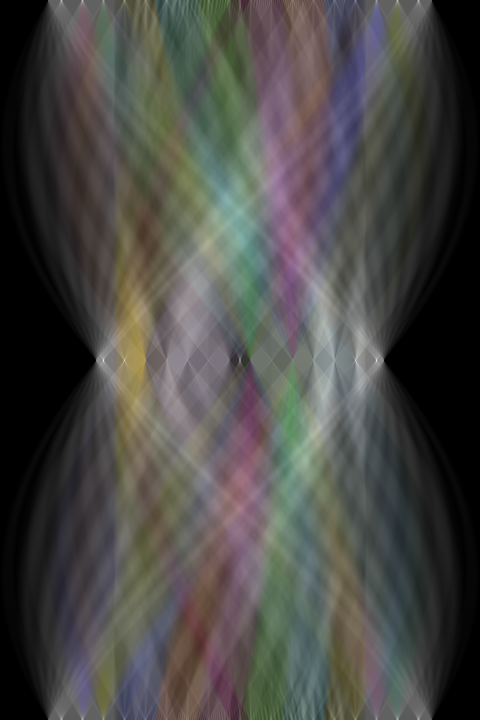
#> input picture images/sinogram.png, 960 x 1440 px, found by its file name (shown at 1/2 size)
$ python sinogram.py
#> lines starting #> are read from the running program, lines starting #| are printed output that depends on the picture
# ----------------------------------------------------------------------------------------------------------------------
#   Author: Sean Deely
#   ID:     1674836
#   Date:   20/04/20
# ----------------------------------------------------------------------------------------------------------------------

import matplotlib.pyplot as plt
import scipy.fftpack as fft
import numpy as np
from skimage.transform import rotate
from PIL import Image


# ----------------------------------------------------------------------------------------------------------------------
def fft_freq_domain(projections):
    """" Build 1-d FFTs of an array of projections, each projection 1 row of the array. """
    return fft.rfft(projections, axis=1)
# ----------------------------------------------------------------------------------------------------------------------


# ----------------------------------------------------------------------------------------------------------------------
def ramp_filter(ffts):
    """ Ramp filter a 2-d array of 1-d FFTs (1-d FFTs along the rows). """
    ramp = np.floor(np.arange(0.5, ffts.shape[1]//2 + 0.1, 0.5))
    return ffts * ramp
# ----------------------------------------------------------------------------------------------------------------------


# ----------------------------------------------------------------------------------------------------------------------
def irfft_spatial_domain(filtered_projections):
    """" Build 1-d IRFFTs of an array of projections, each projection 1 row of the array. """
    return fft.irfft(filtered_projections, axis=1)
# ----------------------------------------------------------------------------------------------------------------------


# ----------------------------------------------------------------------------------------------------------------------
def back_project(filtered_projections):
    """ Generate a laminogram by simple backprojection using the Radon Transform of an image."""
    laminogram = np.zeros((filtered_projections.shape[1], filtered_projections.shape[1]))
    dTheta = 180.0 / filtered_projections.shape[0]
    for i in range(filtered_projections.shape[0]):
        temp = np.tile(filtered_projections[i], (filtered_projections.shape[1], 1))
        temp = rotate(temp, dTheta * i)
        laminogram += temp
    return laminogram
# ----------------------------------------------------------------------------------------------------------------------


# ----------------------------------------------------------------------------------------------------------------------
def crop_image(img, crop_x, crop_y):
    """ This function crops the center portion of the reconstructed
        image, removing any unwanted borders which may exist. """
    width = img.shape[0]
    height = img.shape[1]
    start_x = width//2-(crop_x//2)
    start_y = height//2-(crop_y//2)
    return img[start_y:start_y + crop_y, start_x:start_x + crop_x]
# ----------------------------------------------------------------------------------------------------------------------


# ----------------------------------------------------------------------------------------------------------------------
def reconstruct_channel_nf(channel):
    """ Reconstructs each channel of the image with no ramp-filtering. """
    unfiltered_reconstruction = back_project(channel)
    cropped_channel = crop_image(unfiltered_reconstruction, 767, 575)
    return (255 * (cropped_channel - np.min(cropped_channel))
            / np.ptp(cropped_channel)).astype('uint8')
# ----------------------------------------------------------------------------------------------------------------------


# ----------------------------------------------------------------------------------------------------------------------
def reconstruct_channel_wf(channel):
    """ Reconstructs each channel of the image with ramp-filtering. """
    freq_domain_projections = fft_freq_domain(channel)
    filtered_freq_domain_projections = ramp_filter(freq_domain_projections)
    filtered_spatial_domain_projections = irfft_spatial_domain(filtered_freq_domain_projections)
    cropped_channel = back_project(filtered_spatial_domain_projections)
    # cropped_channel = crop_image(reconstructed_channel, 767, 575)
    return (255 * (cropped_channel - np.min(cropped_channel))
            / np.ptp(cropped_channel)).astype('uint8')
# ----------------------------------------------------------------------------------------------------------------------


# ----------------------------------------------------------------------------------------------------------------------
def reconstruct_channel_hamming(channel):
    """ Reconstructs each channel of the image using hamming-windowed ramp-filtering. """
    freq_domain_projections = fft_freq_domain(channel)
    filtered_freq_domain_projections = ramp_filter(freq_domain_projections)
    filtered_spatial_domain_projections = irfft_spatial_domain(filtered_freq_domain_projections)
    reconstructed_channel = back_project(filtered_spatial_domain_projections)

    hamming_window = np.hamming(reconstructed_channel.shape[0])
    hamming_reconstruction = reconstructed_channel * hamming_window
    # hanning_window = np.hanning(reconstructed_channel.shape[0])
    # hanning_reconstruction = reconstructed_channel * hanning_window

    cropped_channel = crop_image(hamming_reconstruction, 767, 575)
    return (255 * (cropped_channel - np.min(cropped_channel))
            / np.ptp(cropped_channel)).astype('uint8')
# ----------------------------------------------------------------------------------------------------------------------


# ----------------------------------------------------------------------------------------------------------------------
if __name__ == "__main__":
    sinogram = Image.open("sinogram.png")
#> sinogram is the input picture: PIL image 960x1440 RGB; mean R, G, B 73.8, 73.2, 70.1

    r_channel = np.array(sinogram.getchannel('R'))
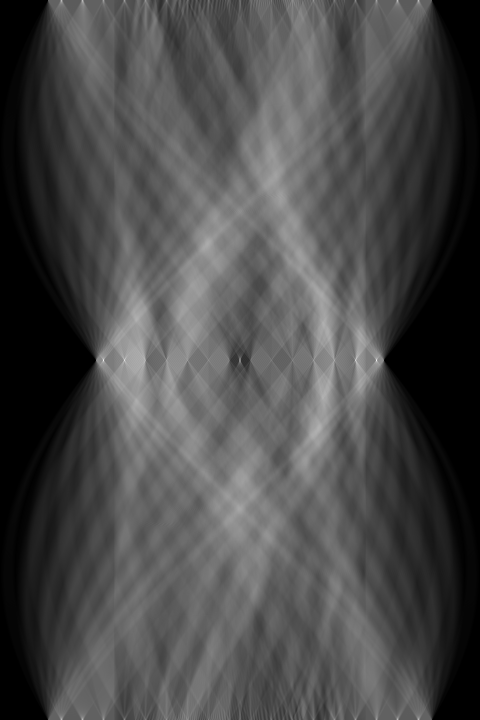
#> r_channel: shape (1440, 960) (shown at 1/2 size); min 0, max 255, mean 73.8
    g_channel = np.array(sinogram.getchannel('G'))
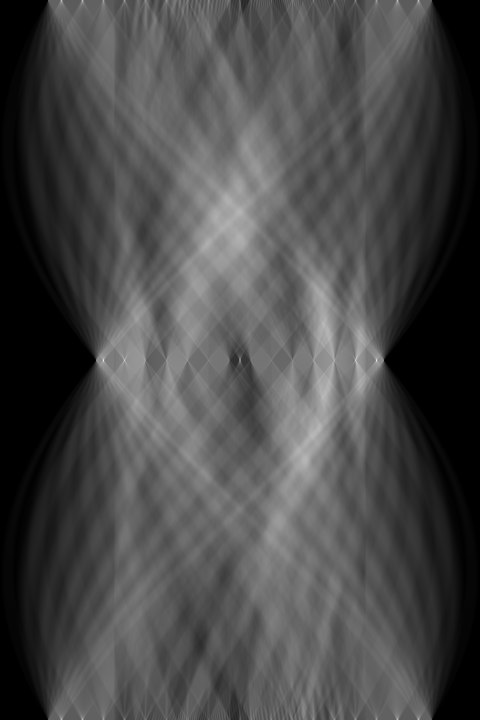
#> g_channel: shape (1440, 960) (shown at 1/2 size); min 0, max 255, mean 73.2
    b_channel = np.array(sinogram.getchannel('B'))
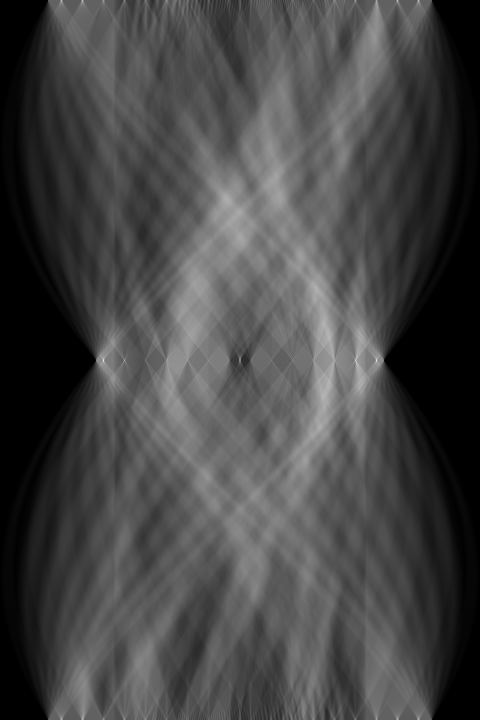
#> b_channel: shape (1440, 960) (shown at 1/2 size); min 0, max 255, mean 70.1

    original_channels = [r_channel,g_channel,b_channel]

    reconstructed_channels = []
    for channel in original_channels:
#> (the run stopped early here; a loop or call above may not have finished)
